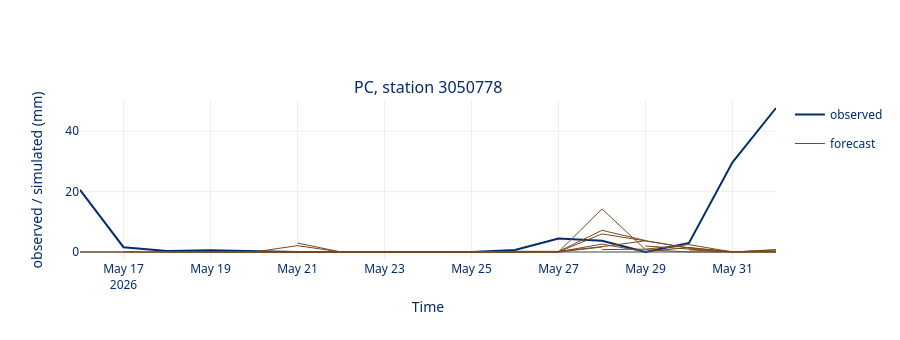

Here is the notebook cell this chart was saved with:
### Code cell
from verification_plots import forecast_timeseries_plot

forecast_timeseries_plot(ods, station=stations[1])

### Figure 1 — Plotly figure (JSON) as saved in the notebook; plotly's stock layout.template omitted (floating-point values rounded to 4 significant figures)
{"data": [{"legendgroup": "observed", "line": {"color": "#022B6D", "width": 2}, "mode": "lines", "name": "observed", "showlegend": true, "type": "scatter", "x": ["2026-05-16T00:00:00.000000000", "2026-05-17T00:00:00.000000000", "2026-05-18T00:00:00.000000000", "2026-05-19T00:00:00.000000000", "2026-05-21T00:00:00.000000000", "2026-05-22T00:00:00.000000000", "2026-05-23T00:00:00.000000000", "2026-05-24T00:00:00.000000000", "2026-05-25T00:00:00.000000000", "2026-05-26T00:00:00.000000000", "2026-05-27T00:00:00.000000000", "2026-05-28T00:00:00.000000000", "2026-05-29T00:00:00.000000000", "2026-05-30T00:00:00.000000000", "2026-05-31T00:00:00.000000000", "2026-06-01T00:00:00.000000000"], "xaxis": "x", "y": [20.6, 1.6, 0.3, 0.6, 0.0, 0.0, 0.0, 0.0, 0.0, 0.7, 4.5, 3.7, 0.0, 3.0, 29.7, 47.7], "yaxis": "y"}, {"legendgroup": "forecast", "line": {"color": "#7A491C", "width": 1}, "mode": "lines", "name": "forecast", "showlegend": true, "type": "scatter", "x": ["2026-05-16T00:00:00.000000000", "2026-05-17T00:00:00.000000000", "2026-05-18T00:00:00.000000000", "2026-05-19T00:00:00.000000000", "2026-05-20T00:00:00.000000000", "2026-05-21T00:00:00.000000000", "2026-05-22T00:00:00.000000000"], "xaxis": "x", "y": [0.0, 0.0, 0.0, 0.0, 0.0, 0.0, 0.0527], "yaxis": "y"}, {"legendgroup": "forecast", "line": {"color": "#7A491C", "width": 1}, "mode": "lines", "name": "forecast", "showlegend": false, "type": "scatter", "x": ["2026-05-17T00:00:00.000000000", "2026-05-18T00:00:00.000000000", "2026-05-19T00:00:00.000000000", "2026-05-20T00:00:00.000000000", "2026-05-21T00:00:00.000000000", "2026-05-22T00:00:00.000000000", "2026-05-23T00:00:00.000000000"], "xaxis": "x", "y": [0.0, 0.0, 0.0, 0.0, 0.0, 0.0206, 0.0], "yaxis": "y"}, {"legendgroup": "forecast", "line": {"color": "#7A491C", "width": 1}, "mode": "lines", "name": "forecast", "showlegend": false, "type": "scatter", "x": ["2026-05-18T00:00:00.000000000", "2026-05-19T00:00:00.000000000", "2026-05-20T00:00:00.000000000", "2026-05-21T00:00:00.000000000", "2026-05-22T00:00:00.000000000", "2026-05-23T00:00:00.000000000", "2026-05-24T00:00:00.000000000"], "xaxis": "x", "y": [0.0, 0.0, 0.0, 0.0, 0.0, 0.0, 0.0], "yaxis": "y"}, {"legendgroup": "forecast", "line": {"color": "#7A491C", "width": 1}, "mode": "lines", "name": "forecast", "showlegend": false, "type": "scatter", "x": ["2026-05-19T00:00:00.000000000", "2026-05-20T00:00:00.000000000", "2026-05-21T00:00:00.000000000", "2026-05-22T00:00:00.000000000", "2026-05-23T00:00:00.000000000", "2026-05-24T00:00:00.000000000", "2026-05-25T00:00:00.000000000"], "xaxis": "x", "y": [0.0, 0.0, 0.0, 0.0, 0.0, 0.0, 0.0], "yaxis": "y"}, {"legendgroup": "forecast", "line": {"color": "#7A491C", "width": 1}, "mode": "lines", "name": "forecast", "showlegend": false, "type": "scatter", "x": ["2026-05-20T00:00:00.000000000", "2026-05-21T00:00:00.000000000", "2026-05-22T00:00:00.000000000", "2026-05-23T00:00:00.000000000", "2026-05-24T00:00:00.000000000", "2026-05-25T00:00:00.000000000", "2026-05-26T00:00:00.000000000"], "xaxis": "x", "y": [0.0, 2.106, 0.0001, 0.0, 0.0, 0.0, 0.0192], "yaxis": "y"}, {"legendgroup": "forecast", "line": {"color": "#7A491C", "width": 1}, "mode": "lines", "name": "forecast", "showlegend": false, "type": "scatter", "x": ["2026-05-21T00:00:00.000000000", "2026-05-22T00:00:00.000000000", "2026-05-23T00:00:00.000000000", "2026-05-24T00:00:00.000000000", "2026-05-25T00:00:00.000000000", "2026-05-26T00:00:00.000000000", "2026-05-27T00:00:00.000000000"], "xaxis": "x", "y": [2.964, 0.0, 0.0, 0.0, 0.0, 0.0, 0.0], "yaxis": "y"}, {"legendgroup": "forecast", "line": {"color": "#7A491C", "width": 1}, "mode": "lines", "name": "forecast", "showlegend": false, "type": "scatter", "x": ["2026-05-22T00:00:00.000000000", "2026-05-23T00:00:00.000000000", "2026-05-24T00:00:00.000000000", "2026-05-25T00:00:00.000000000", "2026-05-26T00:00:00.000000000", "2026-05-27T00:00:00.000000000", "2026-05-28T00:00:00.000000000"], "xaxis": "x", "y": [0.0, 0.0, 0.0, 0.0, 0.0, 0.0, 1.655], "yaxis": "y"}, {"legendgroup": "forecast", "line": {"color": "#7A491C", "width": 1}, "mode": "lines", "name": "forecast", "showlegend": false, "type": "scatter", "x": ["2026-05-23T00:00:00.000000000", "2026-05-24T00:00:00.000000000", "2026-05-25T00:00:00.000000000", "2026-05-26T00:00:00.000000000", "2026-05-27T00:00:00.000000000", "2026-05-28T00:00:00.000000000", "2026-05-29T00:00:00.000000000"], "xaxis": "x", "y": [0.0, 0.0, 0.0018, 0.0, 0.1511, 7.178, 3.796], "yaxis": "y"}, {"legendgroup": "forecast", "line": {"color": "#7A491C", "width": 1}, "mode": "lines", "name": "forecast", "showlegend": false, "type": "scatter", "x": ["2026-05-24T00:00:00.000000000", "2026-05-25T00:00:00.000000000", "2026-05-26T00:00:00.000000000", "2026-05-27T00:00:00.000000000", "2026-05-28T00:00:00.000000000", "2026-05-29T00:00:00.000000000", "2026-05-30T00:00:00.000000000"], "xaxis": "x", "y": [0.0, 0.0, 0.0, 0.0246, 6.001, 3.65, 1.35], "yaxis": "y"}, {"legendgroup": "forecast", "line": {"color": "#7A491C", "width": 1}, "mode": "lines", "name": "forecast", "showlegend": false, "type": "scatter", "x": ["2026-05-25T00:00:00.000000000", "2026-05-26T00:00:00.000000000", "2026-05-27T00:00:00.000000000", "2026-05-28T00:00:00.000000000", "2026-05-29T00:00:00.000000000", "2026-05-30T00:00:00.000000000", "2026-05-31T00:00:00.000000000"], "xaxis": "x", "y": [0.0886, 0.0, 0.0831, 2.603, 0.0879, 1.517, 0.0066], "yaxis": "y"}, {"legendgroup": "forecast", "line": {"color": "#7A491C", "width": 1}, "mode": "lines", "name": "forecast", "showlegend": false, "type": "scatter", "x": ["2026-05-26T00:00:00.000000000", "2026-05-27T00:00:00.000000000", "2026-05-28T00:00:00.000000000", "2026-05-29T00:00:00.000000000", "2026-05-30T00:00:00.000000000", "2026-05-31T00:00:00.000000000", "2026-06-01T00:00:00.000000000"], "xaxis": "x", "y": [0.2316, 0.2048, 1.762, 3.733, 1.294, 0.1384, 0.0628], "yaxis": "y"}, {"legendgroup": "forecast", "line": {"color": "#7A491C", "width": 1}, "mode": "lines", "name": "forecast", "showlegend": false, "type": "scatter", "x": ["2026-05-27T00:00:00.000000000", "2026-05-28T00:00:00.000000000", "2026-05-29T00:00:00.000000000", "2026-05-30T00:00:00.000000000", "2026-05-31T00:00:00.000000000", "2026-06-01T00:00:00.000000000"], "xaxis": "x", "y": [0.0456, 14.26, 0.7853, 0.0044, 0.0039, 0.0312], "yaxis": "y"}, {"legendgroup": "forecast", "line": {"color": "#7A491C", "width": 1}, "mode": "lines", "name": "forecast", "showlegend": false, "type": "scatter", "x": ["2026-05-28T00:00:00.000000000", "2026-05-29T00:00:00.000000000", "2026-05-30T00:00:00.000000000", "2026-05-31T00:00:00.000000000", "2026-06-01T00:00:00.000000000"], "xaxis": "x", "y": [0.7991, 0.9478, 2.448, 0.0073, 0.7984], "yaxis": "y"}, {"legendgroup": "forecast", "line": {"color": "#7A491C", "width": 1}, "mode": "lines", "name": "forecast", "showlegend": false, "type": "scatter", "x": ["2026-05-29T00:00:00.000000000", "2026-05-30T00:00:00.000000000", "2026-05-31T00:00:00.000000000", "2026-06-01T00:00:00.000000000"], "xaxis": "x", "y": [1.973, 0.9993, 0.0016, 0.6764], "yaxis": "y"}, {"legendgroup": "forecast", "line": {"color": "#7A491C", "width": 1}, "mode": "lines", "name": "forecast", "showlegend": false, "type": "scatter", "x": ["2026-05-30T00:00:00.000000000", "2026-05-31T00:00:00.000000000", "2026-06-01T00:00:00.000000000"], "xaxis": "x", "y": [0.7049, 0.0, 0.3159], "yaxis": "y"}, {"legendgroup": "forecast", "line": {"color": "#7A491C", "width": 1}, "mode": "lines", "name": "forecast", "showlegend": false, "type": "scatter", "x": ["2026-05-31T00:00:00.000000000", "2026-06-01T00:00:00.000000000"], "xaxis": "x", "y": [0.0006, 0.0732], "yaxis": "y"}, {"legendgroup": "forecast", "line": {"color": "#7A491C", "width": 1}, "mode": "lines", "name": "forecast", "showlegend": false, "type": "scatter", "x": ["2026-06-01T00:00:00.000000000"], "xaxis": "x", "y": [0.0], "yaxis": "y"}], "layout": {"annotations": [{"font": {"size": 16}, "showarrow": false, "text": "PC, station 3050778", "x": 0.5, "xanchor": "center", "xref": "paper", "y": 1, "yanchor": "bottom", "yref": "paper"}], "height": 340, "hovermode": "x unified", "xaxis": {"anchor": "y", "domain": [0, 1], "title": {"text": "Time"}}, "yaxis": {"anchor": "x", "domain": [0, 1], "matches": "y", "title": {"text": "observed / simulated (mm)"}}}}
